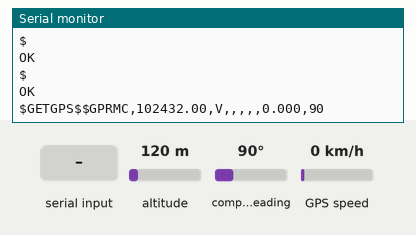
Bench run of a sketch on a simulated Arduino Uno, built with avr-gcc and run on an emulated ATmega328P. Parts: the last lines printed to the serial monitor. The test bench sets the inputs (shaded band); at power-on: altitude 120 m, compass heading 90°, GPS speed 0 km/h. The GPS gets a fix after 3 s at 37.7749, -122.4194 with 8 satellites; the modem accepts every AT command (registered, SIM ready, sends succeed) and sends nothing else.

Above: at 2.7 s.
2.8 s: "GETGPS" received over the second serial link
At 3.3 s:
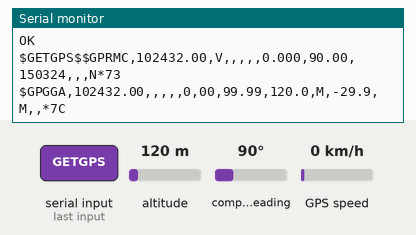
4.3 s: "1" received over the second serial link
At 4.9 s:
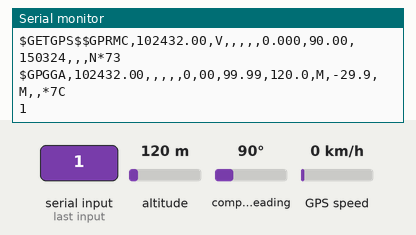
5.9 s: "GETGPS" received over the second serial link
At 7.8 s:
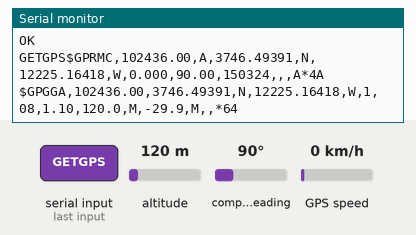

Measured:
- after the input at 2.8 s, the serial monitor: prints a new line at once (image 1)
- after the input at 4.3 s, the serial monitor: prints a new line after 0.19 s (image 2)
- after the input at 5.9 s, the serial monitor: prints a new line at once (image 3)

The sketch:

darshanacode.ino
```cpp
#include <Wire.h>
#include "MAX30100_PulseOximeter.h"
#include <TinyGPS.h>
#include <SoftwareSerial.h>
#define REPORTING_PERIOD_MS     1000
TinyGPS gps;
SoftwareSerial sim800l(7,8); // tx ,rx
 char phone_no[] = "9833937951"; //replace with phone no. to get sms
   //Creates a new instance of the TinyGPS object
char Received_SMS;
short GETGPS_OK=-1;
//String Data_SMS;
/*int sensor_pin = 0;

int led_pin = 13;

volatile int heart_rate;

volatile int analog_data;

volatile int time_between_beats = 600;

volatile boolean pulse_signal = false;

volatile int beat[10];         //heartbeat values will be sotred in this array

volatile int peak_value = 512;

volatile int trough_value = 512;

volatile int thresh = 525;

volatile int amplitude = 100;

volatile boolean first_heartpulse = true;

volatile boolean second_heartpulse = false;

volatile unsigned long samplecounter = 0;   //This counter will tell us the pulse timing

volatile unsigned long lastBeatTime = 0;
*/


void setup()
{
sim800l.begin(9600);
Serial.begin(9600);
//pinMode(led_pin,OUTPUT);

ReceiveMode();
}
  void loop()
  {
 String RSMS;
     while(sim800l.available()>0){       //When SIM800L sends something to the Arduino... problably the SMS received... if something else it's not a problem

        Received_SMS=sim800l.read();  //"char Received_SMS" is now containing the full SMS received
        Serial.print(Received_SMS);   //Show it on the serial monitor (optional)
        RSMS.concat(Received_SMS);    //concatenate "char received_SMS" to RSMS which is "empty"
       GETGPS_OK= RSMS.indexOf("GETGPS");
  }

if(GETGPS_OK!=-1)
{

//Data_SMS= "BPM="+String(heart_rate);

send_Data();
ReceiveMode();
GETGPS_OK=-1;
}
  }
void Serialcom() //This is used with ReceiveMode function, it's okay to use for tests with Serial monitor
{
  delay(500);
  while(Serial.available())
  {
    sim800l.write(Serial.read());//Forward what Serial received to Software Serial Port
  }
  while(sim800l.available())
  {
    Serial.write(sim800l.read());//Forward what Software Serial received to Serial Port
  }
}
void ReceiveMode(){       //Set the SIM800L Receive mode

  sim800l.println("AT"); //If everything is Okay it will show "OK" on the serial monitor
  Serialcom();
  sim800l.println("AT+CMGF=1"); // Configuring TEXT mode
  Serialcom();
  sim800l.println("AT+CNMI=2,2,0,0,0"); //Configure the SIM800L on how to manage the Received SMS... Check the SIM800L AT commands manual
  Serialcom();
}
void send_Data()
{
bool newData = false;
  unsigned long chars;
  unsigned short sentences, failed;

  // For one second we parse GPS data and report some key values
  for (unsigned long start = millis(); millis() - start < 1000;)
  {
    while (Serial.available())
    {
      char c = Serial.read();
      Serial.print(c);
      if (gps.encode(c))
        newData = true;
    }
  }

  if (newData)      //If newData is true
  {
    float flat, flon;
    unsigned long age;
    gps.f_get_position(&flat, &flon, &age);
    sim800l.print("AT+CMGF=1\r");
    delay(400);
    sim800l.print("AT+CMGS=\"");
    sim800l.print(phone_no);
    sim800l.println("\"");

    delay(300);
    sim800l.print("BPM ="+
    analogRead(0));
    delay(200);
    sim800l.print("http://maps.google.com/maps?q=loc:");

   // Gsm.print("Latitude = ");
    sim800l.print(flat == TinyGPS::GPS_INVALID_F_ANGLE ? 0.0 : flat, 6);
    //Gsm.print(" Longitude = ");
    sim800l.print(",");
    sim800l.print(flon == TinyGPS::GPS_INVALID_F_ANGLE ? 0.0 : flon, 6);
    delay(200);
    sim800l.println((char)26); // End AT command with a ^Z, ASCII code 26
    delay(200);
    Serial.println("Data Sent.");
  delay(500);
  }
}
/*void interruptSetup()

{

  TCCR2A = 0x02;  // This will disable the PWM on pin 3 and 11

  OCR2A = 0X7C;   // This will set the top of count to 124 for the 500Hz sample rate

  TCCR2B = 0x06;  // DON'T FORCE COMPARE, 256 PRESCALER

  TIMSK2 = 0x02;  // This will enable interrupt on match between OCR2A and Timer

  sei();          // This will make sure that the global interrupts are enable

}


ISR(TIMER2_COMPA_vect)

{

  cli();

  analog_data = analogRead(sensor_pin);

  samplecounter += 2;

  int N = samplecounter - lastBeatTime;


  if(analog_data < thresh && N > (time_between_beats/5)*3)

    {

      if (analog_data < trough_value)

      {

        trough_value = analog_data;

      }

    }


  if(analog_data > thresh && analog_data > peak_value)

    {

      peak_value = analog_data;

    }


   if (N > 250)

  {

    if ( (analog_data > thresh) && (pulse_signal == false) && (N > (time_between_beats/5)*3) )

      {

        pulse_signal = true;

        digitalWrite(led_pin,HIGH);

        time_between_beats = samplecounter - lastBeatTime;

        lastBeatTime = samplecounter;


       if(second_heartpulse)

        {

          second_heartpulse = false;

          for(int i=0; i<=9; i++)

          {

            beat[i] = time_between_beats; //Filling the array with the heart beat values

          }

        }


        if(first_heartpulse)

        {

          first_heartpulse = false;

          second_heartpulse = true;

          sei();

          return;

        }


      word runningTotal = 0;


      for(int i=0; i<=8; i++)

        {

          beat[i] = beat[i+1];

          runningTotal += beat[i];

        }


      beat[9] = time_between_beats;

      runningTotal += beat[9];

      runningTotal /= 10;

      heart_rate = 60000/runningTotal;

    }

  }


  if (analog_data < thresh && pulse_signal == true)

    {

      digitalWrite(led_pin,LOW);

      pulse_signal = false;

      amplitude = peak_value - trough_value;

      thresh = amplitude/2 + trough_value;

      peak_value = thresh;

      trough_value = thresh;

    }


  if (N > 2500)

    {

      thresh = 512;

      peak_value = 512;

      trough_value = 512;

      lastBeatTime = samplecounter;

      first_heartpulse = true;

      second_heartpulse = false;

    }


  sei();

}*/
```
